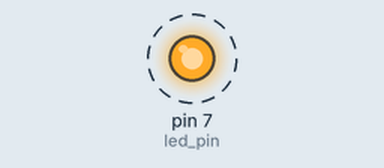
A program run on a simulated Raspberry Pi (header pin numbers). Shown: output pins drawn as LEDs (lit = HIGH). Dashed ring = blinking.

Above: at 0.2 s.
Timing chart, 0 to 3.0 s (numbered marks = the images above):
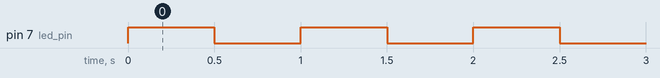

The program:

7-colour_LED_FLASH.py
```python
import RPi.GPIO as GPIO
import time

led_pin = 7

def setup():
    GPIO.setmode(GPIO.BOARD)
    GPIO.setup(led_pin,GPIO.OUT)

def loop():
    while(True):
        GPIO.output(led_pin,GPIO.HIGH)
        time.sleep(0.5)
        GPIO.output(led_pin,GPIO.LOW)
        time.sleep(0.5)


def destroy():
    GPIO.output(led_pin,GPIO.LOW)
    GPIO.cleanup()


if __name__=="__main__":
    setup()
    try:
        loop()
    except KeyboardInterrupt:
        destroy()


        
```

Measured:
- by itself, pin 7 (led_pin): alternates HIGH for 0.50 s and LOW for 0.50 s
